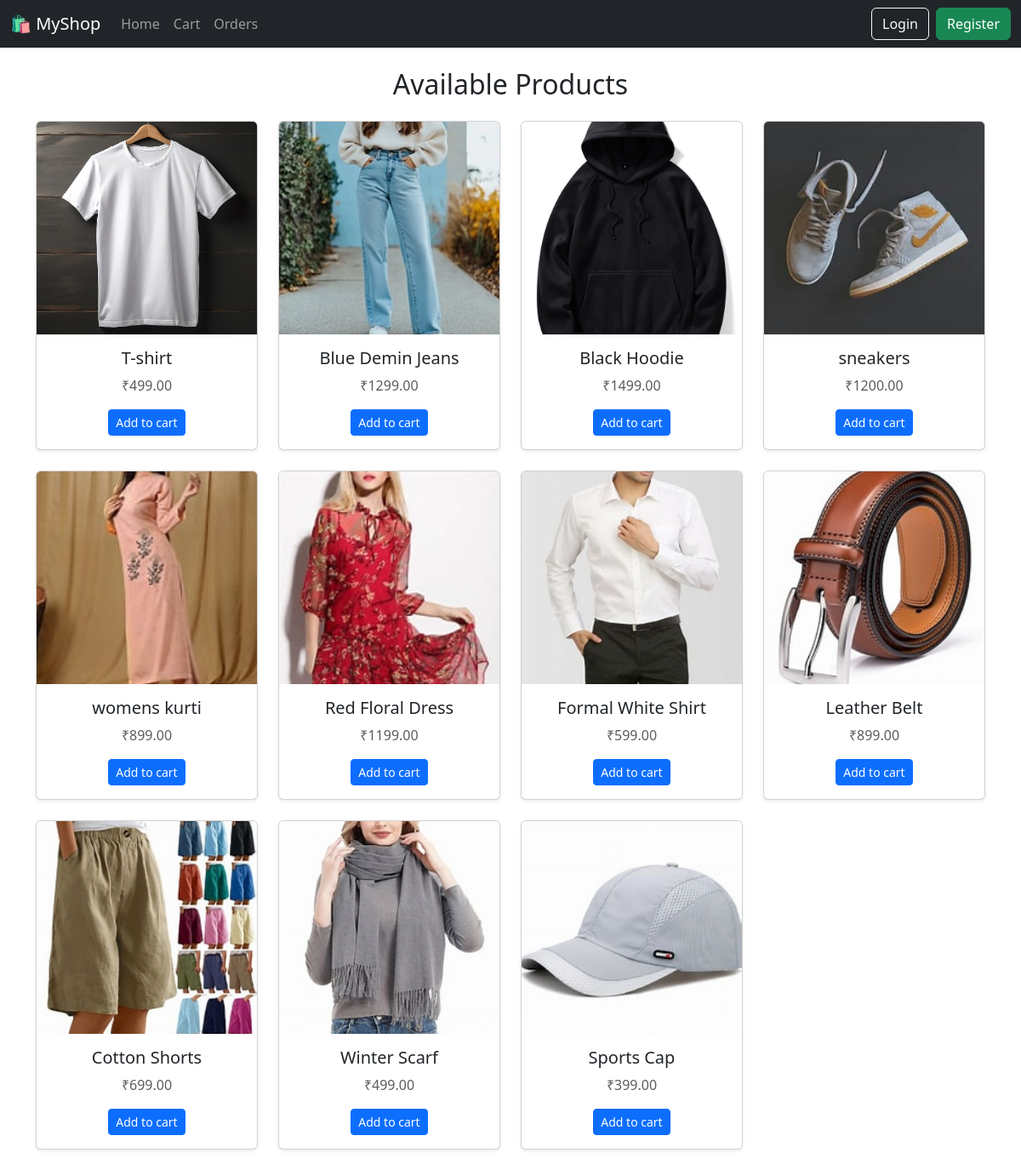
The page / on the database its author committed.
### store/models.py (models this page shows, shortened)
class Product(models.Model):
    name = models.CharField(max_length=100)
    description = models.TextField(blank=True, null=True)
    price = models.DecimalField(max_digits=8, decimal_places=2)
    stock = models.PositiveIntegerField(default=0)
    image = models.ImageField(upload_to='product_images/', blank=True, null=True)
    created_at = models.DateTimeField(auto_now_add=True)

### store/views.py (the view)
# urls.py: 2. Add a URL to urlpatterns:  path('', views.home, name='home')
def home(request):
    products = Product.objects.all()
    return render(request, 'home.html', {'products': products})

### store/templates/home.html (shortened to what this page needs)
<!DOCTYPE html>
<html lang="en">
<head>
  <link href="https://cdn.jsdelivr.net/npm/bootstrap@5.3.3/dist/css/bootstrap.min.css" rel="stylesheet">
</head>
<body>
   {% include 'navbar.html' %}
  <div class="container mt-4">
    <h2 class="text-center mb-4">Available Products</h2>
    <div class="row">
      {% for product in products %}
        <div class="col-md-3 mb-4">
          <div class="card shadow-sm">
            {% if product.image %}
              <img src="{{ product.image.url }}" class="card-img-top" alt="{{ product.name }}" style="height: 250px; object-fit: cover;">
            {% else %}
              <img src="https://via.placeholder.com/250" class="card-img-top" alt="No image">
            {% endif %}
            <div class="card-body text-center">
              <h5 class="card-title">{{ product.name }}</h5>
              <p class="card-text text-muted">₹{{ product.price }}</p>
              <a href="{% url 'add_to_cart' product.id %}" class="btn btn-primary btn-sm">Add to cart</a>
            </div>
          </div>
        </div>
      {% empty %}
        <p class="text-center text-muted">No products available.</p>
      {% endfor %}
    </div>
  </div>
</body>
</html>

### store/templates/navbar.html (shortened to what this page needs)
<nav class="navbar navbar-expand-lg navbar-dark bg-dark">
  <div class="container-fluid">
    <a class="navbar-brand" href="/">🛍 MyShop</a>
    <div class="collapse navbar-collapse" id="navbarNav">
      <ul class="navbar-nav me-auto mb-2 mb-lg-0">
        <li class="nav-item">
          <a class="nav-link" href="/">Home</a>
        </li>
        <li class="nav-item">
          <a class="nav-link" href="{% url 'view_cart' %}">Cart</a>
        </li>
        <li class="nav-item">
          <a class="nav-link" href="{% url 'view_orders' %}">Orders</a>
        </li>
      </ul>
      <ul class="navbar-nav">
        {% if user.is_authenticated %}
          <li class="nav-item">
            <span class="navbar-text text-white me-2">Hello, {{ user.username }}!</span>
          </li>
          <li class="nav-item">
            <a class="btn btn-outline-light" href="{% url 'logout' %}">Logout</a>
          </li>
        {% else %}
          <li class="nav-item me-2">
            <a class="btn btn-outline-light" href="{% url 'login' %}">Login</a>
          </li>
          <li class="nav-item">
            <a class="btn btn-success" href="{% url 'register' %}">Register</a>
          </li>
        {% endif %}
      </ul>
    </div>
  </div>
</nav>

### rows shown on the page
Product: image (picture), name "T-shirt", price "499.00"
Product: image (picture), name "Blue Demin Jeans", price "1299.00"
Product: image (picture), name "Black Hoodie", price "1499.00"
Product: image (picture), name "sneakers", price "1200.00"
Product: image (picture), name "womens kurti", price "899.00"
Product: image (picture), name "Red Floral Dress", price "1199.00"
Product: image (picture), name "Formal White Shirt", price "599.00"
Product: image (picture), name "Leather Belt", price "899.00"
Product: image (picture), name "Cotton Shorts", price "699.00"
Product: image (picture), name "Winter Scarf", price "499.00"
Product: image (picture), name "Sports Cap", price "399.00"
